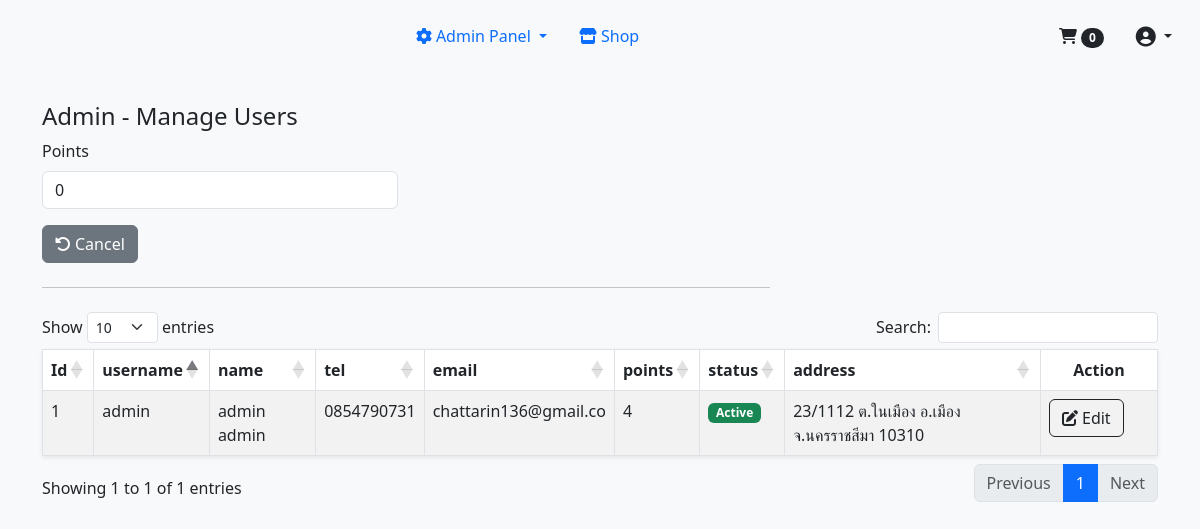
The app's page /manage-user.php (signed in) with its own data.
### tables this page shows
CREATE TABLE IF NOT EXISTS `users` (
  `Id` int NOT NULL AUTO_INCREMENT,
  `username` varchar(255) NOT NULL,
  `password` varchar(255) NOT NULL,
  `name` varchar(255) NOT NULL,
  `surname` varchar(255) NOT NULL,
  `tel` varchar(20) NOT NULL,
  `email` varchar(255) NOT NULL,
  `address` varchar(255) NOT NULL,
  `status` tinyint NOT NULL DEFAULT '1',
  `reset_token` varchar(64) DEFAULT NULL,
  `reset_expiry` datetime DEFAULT NULL,
  `points` int NOT NULL DEFAULT '0',
  PRIMARY KEY (`Id`)
);

### include/config.php (called while the page is built, shortened)
<?php
$base_url = 'http://localhost/shoppingcart';

### include/manage-user.php (called while the page is built, shortened)
<?php
$query = mysqli_query($conn, "SELECT * FROM users ORDER BY id DESC");
$rows = mysqli_num_rows($query);
?>

### manage-user.php (the view, shortened to what this page needs)
<?php
include 'include/config.php';
include 'include/manage-user.php';
?>
<!DOCTYPE html>
<html lang="en">
<head>
    <link href="<?php echo $base_url; ?>/assets/css/bootstrap.min.css" rel="stylesheet">
    <link href="<?php echo $base_url; ?>/assets/fontawesome/css/fontawesome.min.css" rel="stylesheet">
    <link href="<?php echo $base_url; ?>/assets/fontawesome/css/brands.min.css" rel="stylesheet">
    <link href="<?php echo $base_url; ?>/assets/fontawesome/css/solid.min.css" rel="stylesheet">
    <link rel="stylesheet" type="text/css" href="https://cdn.datatables.net/1.11.5/css/dataTables.bootstrap5.min.css">
    <link rel="stylesheet" type="text/css" href="https://cdn.datatables.net/responsive/2.2.9/css/responsive.bootstrap5.min.css">
</head>
<body class="bg-body-tertiary">
    <?php include 'include/menu.php'; ?>
    <div class="container" style="margin-top: 30px;">
        <h4>Admin - Manage Users</h4>
        <div class="row g-5">
            <div class="col-md-8 col-sm-12">
                <form action="<?php echo htmlspecialchars($base_url); ?>/update_user.php" method="post" enctype="multipart/form-data">
                    <div class="row g-3 mb-3">
                        <div class="col-sm-6">
                            <label class="form-label">Points</label>
                            <input type="number"
                                   min="0"
                                   max="5000"
                                   step="1"
                                   name="point"
                                   class="form-control"
                                   value="<?php echo isset($row_product['points']) ? (int)$row_product['points'] : 0; ?>"
                                   required>
                        </div>
                    </div>
                    <a role="button" class="btn btn-secondary" href="<?php echo htmlspecialchars($base_url); ?>/manage-user.php">
                        <i class="fa-solid fa-rotate-left me-1"></i>Cancel
                    </a>
                    <hr class="my-4">
                </form>
            </div>
        </div>
        <div class="row">
            <div class="col-12">
                <table id="productTable" class="table table-bordered shadow-sm table-striped">
                    <thead>
                        <tr>
                            <th>Id</th>
                            <th>username</th>
                            <th>name</th>
                            <th>tel</th>
                            <th>email</th>
                            <th>points</th>
                            <th>status</th>
                            <th>address</th>
                            <th style="width: 100px;" class="text-center">Action</th>
                        </tr>
                    </thead>
                    <tbody>
                        <?php if($rows > 0): ?>
                            <?php while($data = mysqli_fetch_assoc($query)): ?>
                            <tr>
                                <td>
                                    <?php echo $data['Id']; ?>
                                </td>
                                <td>
                                    <?php echo $data['username']; ?>
                                </td>
                                <td><?php echo $data['name']. ' ' .$data['surname'] ?></td>
                                <td><?php echo $data['tel']; ?></td>
                                <td><?php echo $data['email']; ?></td>
                                <td><?php echo $data['points']; ?></td>
                                <td>
                                    <?php if ($data['status'] == 1): ?>
                                        <span class="badge bg-success">Active</span>
                                    <?php else: ?>
                                        <span class="badge bg-danger">Inactive</span>
                                    <?php endif; ?>
                                </td>
                                <td><?php echo $data['address']; ?></td>
                                <td>
                                    <a role="button" href="<?php echo $base_url; ?>/manage-user.php?id=<?php echo $data['Id']; ?>" class="btn btn-outline-dark"><i class="fa-regular fa-pen-to-square me-1"></i>Edit</a>
                                </td>
                            </tr>
                            <?php endwhile; ?>
                        <?php else: ?>
                        <tr>
                            <td colspan="4"><h4 class="text-center text-danger">ไม่มีรายการสินค้า</h4></td>
                        </tr>
                        <?php endif; ?>
                    </tbody>
                </table>
            </div>
        </div>
    </div>
</body>
</html>

### records on screen
users: Id "1", username "admin", name "admin", surname "admin", tel "0854790731", email "chattarin136@gmail.co", points "4", status "Active", address "23/1112 ต.ในเมือง อ.เมือง จ.นครราชสีมา 10310"

### other values on screen
count($_SESSION['cart'] ?? []) "0"
